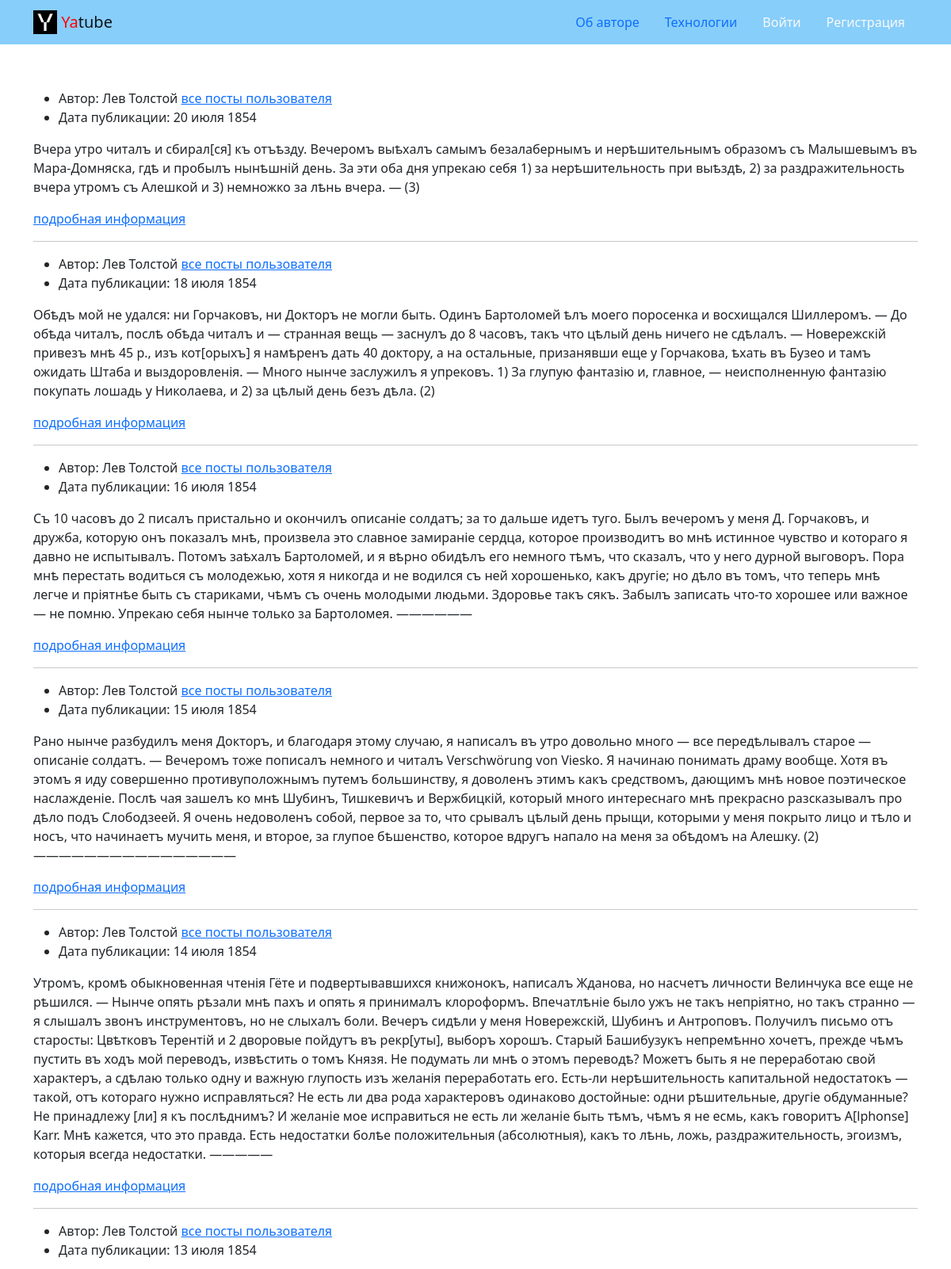
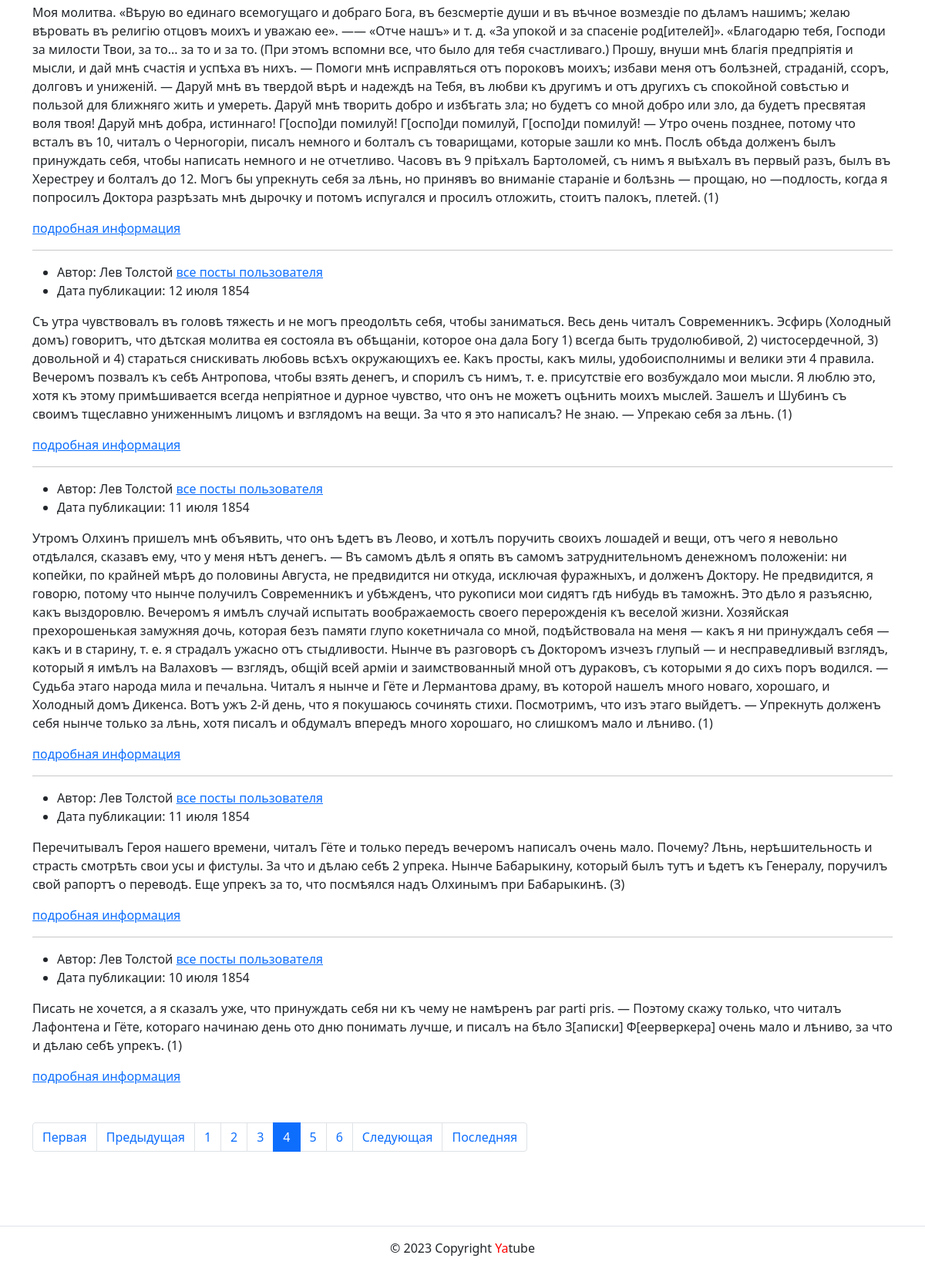
/?page=4, run on the app's committed database (2 pictures, top to bottom).
### posts/models.py (models this page shows, shortened)
class Post(CreatedModel):
    text = models.TextField(
        'Текст поста',
        help_text='Введите текст поста'
    )
    author = models.ForeignKey(
        User,
        on_delete=models.CASCADE,
        related_name='posts',
        verbose_name='Автор'
    )
    group = models.ForeignKey(
        Group,
        blank=True,
        null=True,
        on_delete=models.SET_NULL,
        related_name='posts',
        verbose_name='Группа',
        help_text='Группа, к которой будет относиться пост'
    )
    image = models.ImageField(
        'Картинка',
        upload_to='posts/',
        blank=True
    )
    class Meta:
        ordering = ('-pub_date',)
        verbose_name = 'Пост'
        verbose_name_plural = 'Посты'

### posts/views.py (the view)
# urls.py: path('', views.index, name='index'),
def index(request):
    post_list = Post.objects.select_related('group')
    page_obj = posts_paginator(request, post_list, POSTS_PER_PAGE)
    return render(request, 'posts/index.html', {'page_obj': page_obj})

### core/context_processors/year.py (called while the page is built)
def year(request):
    return {
        'year': datetime.datetime.now().year
    }

### posts/utils.py (called while the page is built)
def posts_paginator(request, post_list: QuerySet, posts_count: int):
    paginator = Paginator(post_list, posts_count)
    page_number = request.GET.get('page')
    page_obj = paginator.get_page(page_number)
    return page_obj

### templates/posts/index.html (shortened to what this page needs)
{% extends 'base.html' %}
{% block content %}
  {% load cache %}
  {% cache 20 index_page page_obj %}
  {% for post in page_obj %}
    {% include 'posts/includes/post_text.html' %}
    {% if not forloop.last %}
      <hr>
    {% endif %}
  {% endfor %}
  {% endcache %}
  {% include 'posts/includes/paginator.html' %}
{% endblock %}

### templates/posts/includes/post_text.html (shortened to what this page needs)
{% load thumbnail %}
<article>
  <ul>
    <li>
      Автор: {{ post.author.get_full_name }}
      <a href="{% url 'posts:profile' post.author.username %}">все посты пользователя</a>
    </li>
    <li>
      Дата публикации: {{ post.pub_date|date:"d E Y" }}
    </li>
  </ul>
  <p>{{ post.text }}</p>
  <a href="{% url 'posts:post_detail' post.id %}">подробная информация</a>
</article>

### data on the page
Post: author.get_full_name "Лев Толстой", pub_date "20 июля 1854", text "Вчера утро читалъ и сбирал[ся] къ отъѣзду. Вечеромъ выѣхалъ самымъ безалабернымъ и нерѣшительнымъ образомъ съ Малышевымъ въ Мара-Домняска, гдѣ и пробылъ нынѣшній день. За эти оба дня упрекаю себя 1) за нерѣшительность при выѣздѣ, 2) за раздражительность вчера утромъ съ Алешкой и 3) немножко за лѣнь вчера. — (3)"
Post: author.get_full_name "Лев Толстой", pub_date "18 июля 1854", text "Обѣдъ мой не удался: ни Горчаковъ, ни Докторъ не могли быть. Одинъ Бартоломей ѣлъ моего поросенка и восхищался Шиллеромъ. — До обѣда читалъ, послѣ обѣда читалъ и — странная вещь — заснулъ до 8 часовъ, такъ что цѣлый день ничего не сдѣлалъ. — Новережскій привезъ мнѣ 45 р., изъ кот[орыхъ] я намѣренъ дать 40 доктору, а на остальные, призанявши еще у Горчакова, ѣхать въ Бузео и тамъ ожидать Штаба и выздоровленія. — Много нынче заслужилъ я упрековъ. 1) За глупую фантазію и, главное, — неисполненную фантазію покупать лошадь у Николаева, и 2) за цѣлый день безъ дѣла. (2)"
Post: author.get_full_name "Лев Толстой", pub_date "16 июля 1854", text "Съ 10 часовъ до 2 писалъ пристально и окончилъ описаніе солдатъ; за то дальше идетъ туго. Былъ вечеромъ у меня Д. Горчаковъ, и дружба, которую онъ показалъ мнѣ, произвела это славное замираніе сердца, которое производитъ во мнѣ истинное чувство и котораго я давно не испытывалъ. Потомъ заѣхалъ Бартоломей, и я вѣрно обидѣлъ его немного тѣмъ, что сказалъ, что у него дурной выговоръ. Пора мнѣ перестать водиться съ молодежью, хотя я никогда и не водился съ ней хорошенько, какъ другіе; но дѣло въ томъ, что теперь мнѣ легче и пріятнѣе быть съ стариками, чѣмъ съ очень молодыми людьми. Здоровье такъ сякъ. Забылъ записать что-то хорошее или важное — не помню. Упрекаю себя нынче только за Бартоломея.…"
Post: author.get_full_name "Лев Толстой", pub_date "15 июля 1854", text "Рано нынче разбудилъ меня Докторъ, и благодаря этому случаю, я написалъ въ утро довольно много — все передѣлывалъ старое — описаніе солдатъ. — Вечеромъ тоже пописалъ немного и читалъ Verschwörung von Viesko. Я начинаю понимать драму вообще. Хотя въ этомъ я иду совершенно противуположнымъ путемъ большинству, я доволенъ этимъ какъ средствомъ, дающимъ мнѣ новое поэтическое наслажденіе. Послѣ чая зашелъ ко мнѣ Шубинъ, Тишкевичъ и Вержбицкій, который много интереснаго мнѣ прекрасно разсказывалъ про дѣло подъ Слободзеей. Я очень недоволенъ собой, первое за то, что срывалъ цѣлый день прыщи, которыми у меня покрыто лицо и тѣло и носъ, что начинаетъ мучить меня, и второе, за глупое бѣшенство,…"
Post: author.get_full_name "Лев Толстой", pub_date "14 июля 1854", text "Утромъ, кромѣ обыкновенная чтенія Гёте и подвертывавшихся книжонокъ, написалъ Жданова, но насчетъ личности Велинчука все еще не рѣшился. — Нынче опять рѣзали мнѣ пахъ и опять я принималъ клороформъ. Впечатлѣніе было ужъ не такъ непріятно, но такъ странно — я слышалъ звонъ инструментовъ, но не слыхалъ боли. Вечеръ сидѣли у меня Новережскій, Шубинъ и Антроповъ. Получилъ письмо отъ старосты: Цвѣтковъ Терентій и 2 дворовые пойдутъ въ рекр[уты], выборъ хорошъ. Старый Башибузукъ непремѣнно хочетъ, прежде чѣмъ пустить въ ходъ мой переводъ, извѣстить о томъ Князя. Не подумать ли мнѣ о этомъ переводѣ? Можетъ быть я не переработаю свой характеръ, a сдѣлаю только одну и важную глупость изъ желанія…"
Post: author.get_full_name "Лев Толстой", pub_date "13 июля 1854", text "Моя молитва. «Вѣрую во единаго всемогущаго и добраго Бога, въ безсмертіе души и въ вѣчное возмездіе по дѣламъ нашимъ; желаю вѣровать въ религію отцовъ моихъ и уважаю ее». —— «Отче нашъ» и т. д. «За упокой и за спасеніе род[ителей]». «Благодарю тебя, Господи за милости Твои, за то... за то и за то. (При этомъ вспомни все, что было для тебя счастливаго.) Прошу, внуши мнѣ благія предпріятія и мысли, и дай мнѣ счастія и успѣха въ нихъ. — Помоги мнѣ исправляться отъ пороковъ моихъ; избави меня отъ болѣзней, страданій, ссоръ, долговъ и униженій. — Даруй мнѣ въ твердой вѣрѣ и надеждѣ на Тебя, въ любви къ другимъ и отъ другихъ съ спокойной совѣстью и пользой для ближняго жить и умереть. Даруй мнѣ…"
Post: author.get_full_name "Лев Толстой", pub_date "12 июля 1854", text "Съ утра чувствовалъ въ головѣ тяжесть и не могъ преодолѣть себя, чтобы заниматься. Весь день читалъ Современникъ. Эсфирь (Холодный домъ) говоритъ, что дѣтская молитва ея состояла въ обѣщаніи, которое она дала Богу 1) всегда быть трудолюбивой, 2) чистосердечной, 3) довольной и 4) стараться снискивать любовь всѣхъ окружающихъ ее. Какъ просты, какъ милы, удобоисполнимы и велики эти 4 правила. Вечеромъ позвалъ къ себѣ Антропова, чтобы взять денегъ, и спорилъ съ нимъ, т. е. присутствіе его возбуждало мои мысли. Я люблю это, хотя къ этому примѣшивается всегда непріятное и дурное чувство, что онъ не можетъ оцѣнить моихъ мыслей. Зашелъ и Шубинъ съ своимъ тщеславно униженнымъ лицомъ и взглядомъ на…"
Post: author.get_full_name "Лев Толстой", pub_date "11 июля 1854", text "Утромъ Олхинъ пришелъ мнѣ объявить, что онъ ѣдетъ въ Леово, и хотѣлъ поручить своихъ лошадей и вещи, отъ чего я невольно отдѣлался, сказавъ ему, что у меня нѣтъ денегъ. — Въ самомъ дѣлѣ я опять въ самомъ затруднительномъ денежномъ положеніи: ни копейки, по крайней мѣрѣ до половины Августа, не предвидится ни откуда, исключая фуражныхъ, и долженъ Доктору. Не предвидится, я говорю, потому что нынче получилъ Современникъ и убѣжденъ, что рукописи мои сидятъ гдѣ нибудь въ таможнѣ. Это дѣло я разъясню, какъ выздоровлю. Вечеромъ я имѣлъ случай испытать воображаемость своего перерожденія къ веселой жизни. Хозяйская прехорошенькая замужняя дочь, которая безъ памяти глупо кокетничала со мной,…"
Post: author.get_full_name "Лев Толстой", pub_date "11 июля 1854", text "Перечитывалъ Героя нашего времени, читалъ Гёте и только передъ вечеромъ написалъ очень мало. Почему? Лѣнь, нерѣшительность и страсть смотрѣть свои усы и фистулы. За что и дѣлаю себѣ 2 упрека. Нынче Бабарыкину, который былъ тутъ и ѣдетъ къ Генералу, поручилъ свой рапортъ о переводѣ. Еще упрекъ за то, что посмѣялся надъ Олхинымъ при Бабарыкинѣ. (3)"
Post: author.get_full_name "Лев Толстой", pub_date "10 июля 1854", text "Писать не хочется, а я сказалъ уже, что принуждать себя ни къ чему не намѣренъ par parti pris. — Поэтому скажу только, что читалъ Лафонтена и Гёте, котораго начинаю день ото дню понимать лучше, и писалъ на бѣло З[аписки] Ф[еерверкера] очень мало и лѣниво, за что и дѣлаю себѣ упрекъ. (1)"

### other printed values
{{ i }} "1" "2" "3" "5" "6"
{{ i }} "4"
